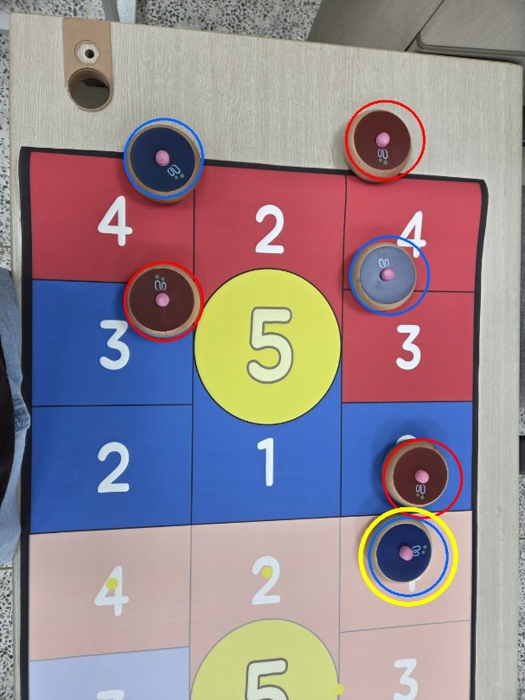
#> input picture app/sample/card0_1050.jpg, 1050 x 1400 px, found by its file name (shown at 1/2 size)
$ python debug_det.py ../app/sample/card0_1050.jpg
#> lines starting #> are read from the running program, lines starting #| are printed output that depends on the picture; after the words box and inside, x2 and y2 are one past the last pixel; in counts of white or black regions, pixels touching at a corner belong together
### model_002/terring_cv.py
# -*- coding: utf-8 -*-
"""
model_002: 고전 CV 기반 terring 점수 판정 파이프라인

이미지 → ① 보드(선명한 3x3) 검출: 색 마스크 → 모서리 라인 피팅 → 호모그래피 정면 보정
      → ② 스톤 검출: 분홍 꼭지 블롭 + 주변 원판 색(red/blue) 분류
      → ③ 기하 계산: 스톤 접촉원 vs 칸 경계/중앙 원 교차 → 닿은 칸 → max → 총점

보드 실제 구조 (실측 기반):
  좌열: 4(빨) / 3(파) / 2(파)  — 경계 h1L, h2L
  중열: 2(빨) 위 / 1(파) 아래  — 경계 hm, 그 위에 5 원이 얹힘
  우열: 4(빨) / 3(빨) / 2(파)  — 경계 h1R, h2R
기하 상수는 geo.json(캘리브레이션 산출물)이 있으면 그것을 사용.
"""
import json
import os
import cv2
import numpy as np

MODEL_DIR = os.path.dirname(os.path.abspath(__file__))
ROOT = os.path.dirname(MODEL_DIR)
IMG_DIR = os.path.join(ROOT, "data", "001~085 (08.16)")
DEBUG = os.path.join(MODEL_DIR, "debug")

BW, BH = 900, 900
MARGIN = 220

# 기하 상수 (0~1 비율, 보드 좌표계). calibrate.py가 geo.json으로 갱신
GEO = {
    "c1": 1 / 3, "c2": 2 / 3,          # 세로 칸 경계 x
    "h1L": 1 / 3, "h2L": 2 / 3,        # 좌열 가로 경계 y
    "h1R": 1 / 3, "h2R": 2 / 3,        # 우열 가로 경계 y
    "hm": 0.5,                         # 중열 2/1 경계 y
    "circle_cx": 0.5, "circle_cy": 0.5, "circle_r": 0.21,
    "stone_r_ratio": 0.078,            # 스톤 접촉원 반지름 / 보드 폭
    "base_offset": 0.25,               # 꼭지 중심 → 바닥 중심 보정 (스톤 반지름 배수, 이미지 아래 방향)
    "out_margin": None,                # 보드 밖 허용 범위(보드 폭 비율). None=끔. 라벨이 보드 밖
                                       # 스톤도 0점으로 기록하므로 기본은 끄는 게 맞음
    "knob_rim_min": 0.10,              # 꼭지 단독 검출을 인정할 최소 나무 테두리 비율
}
_geo_path = os.path.join(MODEL_DIR, "geo.json")
if os.path.exists(_geo_path):
    GEO.update(json.load(open(_geo_path, encoding="utf-8")))


# ---------- ① 보드 검출 ----------
# [79 lines left out: functions vivid_mask, find_board_quad, order_quad, intersect, get_homography, not called in this run]


# ---------- ② 스톤 검출 ----------
# 두 경로 병행:
#  (a) 분홍 꼭지 블롭 — 대부분의 스톤을 정확한 중심으로 잡음
#  (b) Hough 원 + 나무 림/꼭지 검증 — 조명에 색이 날아간 스톤도 원형 테두리로 잡음
def _annulus_px(hsv, x, y, r0, r1):
    Himg, W = hsv.shape[:2]
    x, y = int(x), int(y)
    r1i = int(np.ceil(r1))
    ys, xs = np.mgrid[max(0, y - r1i):min(Himg, y + r1i + 1),
                      max(0, x - r1i):min(W, x + r1i + 1)]
    d2 = (xs - x) ** 2 + (ys - y) ** 2
    sel = (d2 >= r0 * r0) & (d2 <= r1 * r1)
    return hsv[max(0, y - r1i):min(Himg, y + r1i + 1),
               max(0, x - r1i):min(W, x + r1i + 1)][sel]


def _color_vote(px, min_frac=0.22):
    """픽셀 집합에서 red/blue 판정 (색조 기반 — 밝기 무관)"""
    if len(px) < 40:
        return None
    Hc, Sc = px[:, 0].astype(int), px[:, 1].astype(int)
    red = (((Hc <= 8) | (Hc >= 160)) & (Sc > 55)).mean()
    blue = ((Hc >= 95) & (Hc <= 140) & (Sc > 40)).mean()
    if max(red, blue) < min_frac:
        return None
    return "red" if red > blue else "blue"


def _knob_blobs(hsv):
    H, S, V = hsv[..., 0], hsv[..., 1], hsv[..., 2]
    # 채도 상한이 핵심: 선명한 빨간 칸(S>=120)과 분홍 꼭지(S 40~90)를 가른다
    pink = ((H >= 140) & (H <= 176) & (S >= 25) & (S <= 110) & (V >= 165)).astype(np.uint8) * 255
    pink = cv2.morphologyEx(pink, cv2.MORPH_OPEN, np.ones((3, 3), np.uint8))
    pink = cv2.morphologyEx(pink, cv2.MORPH_CLOSE, np.ones((7, 7), np.uint8))
    n, _, stats, centroids = cv2.connectedComponentsWithStats(pink)
    out = []
    for i in range(1, n):
        area = stats[i, cv2.CC_STAT_AREA]
        w, h = stats[i, cv2.CC_STAT_WIDTH], stats[i, cv2.CC_STAT_HEIGHT]
        if not (80 <= area <= 2500):
            continue
        if max(w, h) > 60 or max(w, h) / max(1, min(w, h)) > 2.5:
            continue
        out.append((float(centroids[i][0]), float(centroids[i][1])))
    return out


def _wood_rim_frac(hsv, x, y, r):
    """스톤의 나무 테두리는 Hough 원 안쪽 가장자리(0.75~1.05r)에 있다"""
    px = _annulus_px(hsv, x, y, r * 0.75, r * 1.05)
    if len(px) < 40:
        return 0.0
    Hc, Sc, Vc = px[:, 0].astype(int), px[:, 1].astype(int), px[:, 2].astype(int)
    wood = ((Hc >= 9) & (Hc <= 32) & (Sc >= 30) & (Vc >= 80)).mean()
    return wood


# [13 lines left out: functions _dark_side_frac, _outside_board, not called in this run]


def find_stones(img, Hm=None, out_margin=None):
    """Hm(보드 호모그래피)을 주면 선명한 보드에서 out_margin 이상 떨어진 검출
    (파스텔 보드/바닥의 오검출)을 폐기한다. Hm=None이면 기존 동작 그대로."""
    hsv = cv2.cvtColor(img, cv2.COLOR_BGR2HSV)
    knobs = _knob_blobs(hsv)
    gray = cv2.medianBlur(cv2.cvtColor(img, cv2.COLOR_BGR2GRAY), 5)
    cc = cv2.HoughCircles(gray, cv2.HOUGH_GRADIENT, dp=1, minDist=85,
                          param1=110, param2=28, minRadius=48, maxRadius=82)
    circles = [] if cc is None else list(cc[0])

    stones = []          # (x, y, color)
    used_knob = [False] * len(knobs)

    def near_knob(x, y, r):
        for i, (kx, ky) in enumerate(knobs):
            if not used_knob[i] and (kx - x) ** 2 + (ky - y) ** 2 <= (0.65 * r) ** 2:
                return i
        return None

    # (b) Hough 원 경로
    for (cx, cy, r) in circles:
        ki = near_knob(cx, cy, r)
        rim = _wood_rim_frac(hsv, cx, cy, r)
        interior = _annulus_px(hsv, cx, cy, 0, r * 0.62)
        if ki is not None:
            # 꼭지+원이 겹치면 스톤 확정 → 색은 미약한 우세라도 인정 (조명 날림 대응)
            color = _color_vote(interior, min_frac=0.04)
            if color is None:
                color = classify_ring(hsv, knobs[ki][0], knobs[ki][1], min_frac=0.04)
        else:
            # 원만 있으면: (나무 링 + 색 근거) 또는 (매우 강한 색 + 측면 그림자).
            # 단, 내부가 나무색이면 장애물(기둥) 단면이므로 제외
            Hi = interior[:, 0].astype(int)
            Si = interior[:, 1].astype(int)
            wood_int = ((Hi >= 9) & (Hi <= 32) & (Si >= 30)).mean() if len(interior) else 1.0
            if wood_int > 0.35:
                continue
            strong = _color_vote(interior, min_frac=0.55)
            bright = float(np.median(interior[:, 2])) >= 90 if len(interior) else False
            if rim >= 0.20:
                color = _color_vote(interior, min_frac=0.25)
            elif strong is not None and (strong == "blue" or bright) and \
                    _dark_side_frac(hsv, cx, cy, r) >= 0.08:
                # 강한 색 근거 경로 — 어두운 기둥 단면과 혼동되는 건 빨강뿐이므로
                # 빨강은 밝기(조명 날림) 조건을 추가로 요구
                color = strong
            elif rim >= 0.10 and _color_vote(interior, min_frac=0.70) is not None:
                # 나무 링이 어느 정도 보이고 내부 색이 압도적이면 스톤
                # (기둥 단면은 링이 없어 rim≈0)
                color = _color_vote(interior, min_frac=0.70)
            else:
                continue
        if color is None:
            continue
        if ki is not None:
            used_knob[ki] = True
            cx, cy = knobs[ki]  # 꼭지 중심이 더 정확
        stones.append((float(cx), float(cy), color))

    # (a) 남은 꼭지 경로 (Hough가 놓친 스톤)
    # 넓은 프레이밍에서는 파스텔 보드의 장식 점이 꼭지로 잡히므로 나무 테두리를 요구한다.
    # 진짜 스톤 0.20~0.35 vs 오검출 0.00~0.03으로 확실히 갈린다.
    rim_min = GEO["knob_rim_min"]
    Himg, Wimg = hsv.shape[:2]
    for i, (kx, ky) in enumerate(knobs):
        if used_knob[i]:
            continue
        color = classify_ring(hsv, kx, ky)
        if not color:
            continue
        # 프레임에 잘린 스톤은 테두리 고리가 화면 밖이라 rim이 0 → 이때는 검사를 면제
        clipped = (kx < 68 or ky < 68 or kx > Wimg - 68 or ky > Himg - 68)
        if clipped or _wood_rim_frac(hsv, kx, ky, 65) >= rim_min:
            stones.append((kx, ky, color))

    # 중복 제거 (실제 스톤 간 최소 중심 거리는 지름 ~130px → 105px 이내는 같은 스톤)
    dedup = []
    for s in stones:
        if all((s[0] - t[0]) ** 2 + (s[1] - t[1]) ** 2 > 105 ** 2 for t in dedup):
            dedup.append(s)

    if Hm is not None:
        m = GEO["out_margin"] if out_margin is None else out_margin
        if m is not None:
            dedup = [t for t in dedup if not _outside_board(t[0], t[1], Hm, m)]
    return dedup


# [29 lines left out: function silhouette_bottom, not called in this run]


def classify_ring(hsv, x, y, r_in=20, r_out=55, min_frac=0.22):
    """꼭지 주변 고리 색으로 판정"""
    return _color_vote(_annulus_px(hsv, int(x), int(y), r_in, r_out), min_frac)


# [48 lines left out: functions _border_stones, _cell_rects, not called in this run]


def circle_rect_nearest(cx, cy, x0, y0, x1, y1):
    return min(max(cx, x0), x1), min(max(cy, y0), y1)


# [97 lines left out: functions touched_cells, process_image, estimate_stone_radius_img, visualize, not called in this run]


# [10 lines that do not run on import are left out]

### model_002/debug_det.py
# -*- coding: utf-8 -*-
"""검출 후보 오버레이: Hough 원(초록=채택 경로 후보), 꼭지(십자), 최종 스톤(굵은 원)"""
import os
import sys
import cv2
import terring_cv as tc

for name in sys.argv[1:]:
    img = cv2.imread(os.path.join(tc.IMG_DIR, name))
#> img is the input picture: shape (1400, 1050, 3); mean B, G, R 142.2, 135, 148.5
    hsv = cv2.cvtColor(img, cv2.COLOR_BGR2HSV)
#> hsv: shape (1400, 1050, 3); mean H, S, V 77, 84.6, 173.2
    gray = cv2.medianBlur(cv2.cvtColor(img, cv2.COLOR_BGR2GRAY), 5)
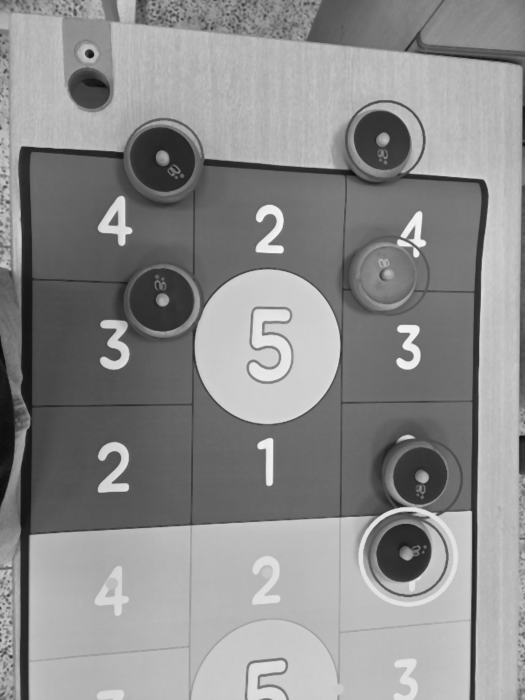
#> gray: shape (1400, 1050) (shown at 1/2 size); min 8, max 245, mean 140
    cc = cv2.HoughCircles(gray, cv2.HOUGH_GRADIENT, dp=1, minDist=85,
                          param1=110, param2=28, minRadius=48, maxRadius=82)
#> cc = [[816.5, 1113.5, 75.2], [769.5, 279.5, 80.3], [327.5, 316.5, 80.3], [831.5, 952.5, 62.6], [326.5, 602.5, 72.4], [764.5, 552.5, 68.2], [535.5, 710.5, 51.3]]
    vis = img.copy()
    knobs = tc._knob_blobs(hsv)
#> in _knob_blobs, `pink = cv2.morphologyEx(pink, cv2.MORPH_OPEN, np.ones((3, 3), np.uint8))`:
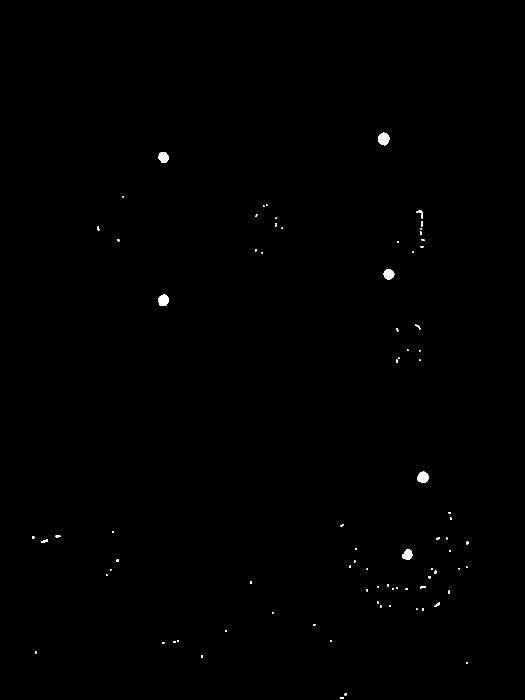
#> pink: shape (1400, 1050) (shown at 1/2 size); 0.25% white; 85 white regions (56 under 20 px), largest, box (x1, y1, x2, y2) and area: (756, 265, 779, 291) 448, (835, 943, 857, 966) 402, (317, 588, 338, 612) 386
#> in _knob_blobs, `n, _, stats, centroids = cv2.connectedComponentsWithStats(pink)`: n = 77; stats = 77 rows, first 6: [0, 0, 1050, 1400, 1466281], [756, 265, 23, 26, 450], [316, 304, 21, 22, 352], [245, 392, 3, 3, 9], [526, 409, 9, 5, 21], [833, 421, 13, 49, 167]; centroids = 77 pairs, first value 66 to 934.1, second value 277.6 to 1396.5
#> the loop in _knob_blobs, `for i in range(1, n):` made 76 passes
#> (area, w, h) on passes 1, 2, 4, 5, 8, 9, 18, 19: (450, 23, 26), (352, 21, 22), (21, 9, 5), (167, 13, 49), (20, 4, 7), (26, 4, 8), (344, 22, 20), (386, 21, 24)
#> after the loop in _knob_blobs, `for i in range(1, n):`: out = [(767, 277.6), (326.5, 314.3), (777.3, 548.2), (326.7, 600.2), (845.7, 954.4), (814.6, 1109)]
#> knobs has the same summary as out in _knob_blobs
    for kx, ky in knobs:
        cv2.drawMarker(vis, (int(kx), int(ky)), (255, 0, 255), cv2.MARKER_CROSS, 34, 4)
#> this loop made 6 passes
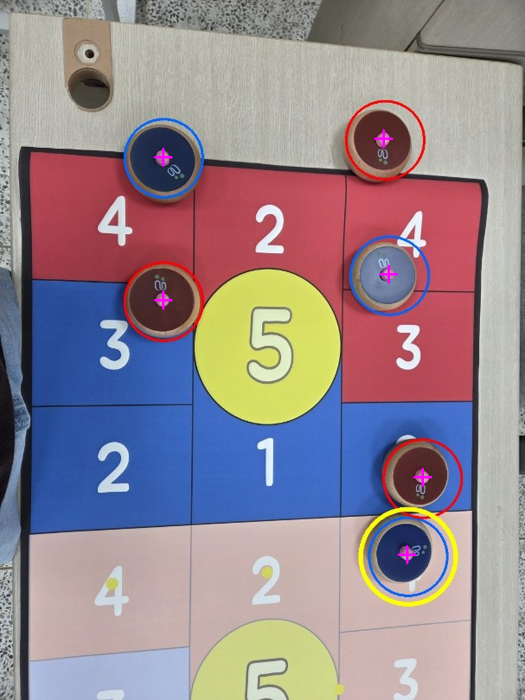
#> vis: shape (1400, 1050, 3) (shown at 1/2 size); 0.14% of pixels changed, all inside (x1, y1, x2, y2) = (307, 258, 865, 1129)
    if cc is not None:
        for (cx, cy, r) in cc[0]:
            rim = tc._wood_rim_frac(hsv, cx, cy, r)
            col = tc._color_vote(tc._annulus_px(hsv, cx, cy, 0, r * 0.62), 0.04)
            cv2.circle(vis, (int(cx), int(cy)), int(r), (0, 255, 255), 2)
            lab = f"{rim:.2f}" + (col[0] if col else "-")
            cv2.putText(vis, lab, (int(cx) - 35, int(cy) - int(r) - 6), 0, 0.7, (0, 255, 255), 2)
#> this loop made 7 passes
#> (cx, cy, r, wood in _wood_rim_frac, rim) on passes 1 to 6: (816.5, 1113.5, 75.2, 0.158, 0.158), (769.5, 279.5, 80.3, 0.258, 0.258), (327.5, 316.5, 80.3, 0.215, 0.215), (831.5, 952.5, 62.6, 0.32, 0.32), (326.5, 602.5, 72.4, 0.279, 0.279), (764.5, 552.5, 68.2, 0.235, 0.235)
#> pass 1, in _annulus_px, `sel = (d2 >= r0 * r0) & (d2 <= r1 * r1)`:
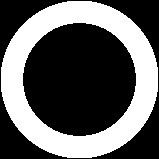
#> sel: shape (159, 159) bool; 37.9% white; 1 white region, box (x1, y1, x2, y2) and area: (1, 1, 158, 158) 9576
#> after the loop:
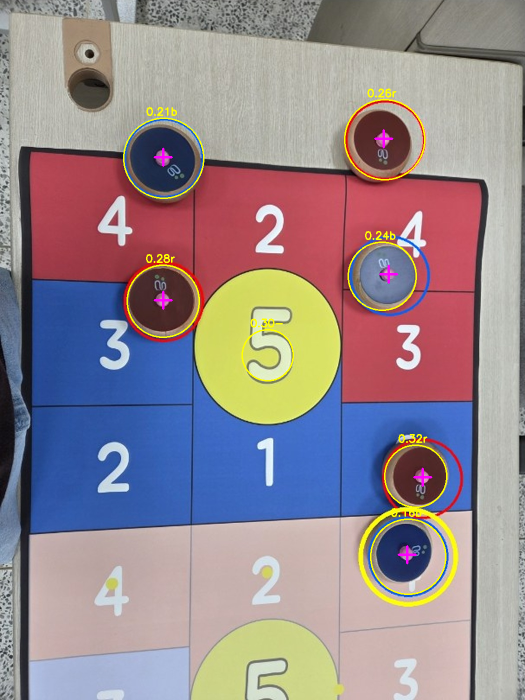
#> vis: shape (1400, 1050, 3) (shown at 1/2 size); 0.83% of pixels changed, all inside (x1, y1, x2, y2) = (246, 177, 895, 1190)
    stones = tc.find_stones(img)
#> the loop in _knob_blobs (call 2), `for i in range(1, n):` made 76 passes
#> in find_stones, `circles = [] if cc is None else list(cc[0])`: circles has the same summary as cc outside find_stones
#> in find_stones, `used_knob = [False] * len(knobs)`: used_knob = [False, False, False, False, False, False]
#> the loop in find_stones, `for (cx, cy, r) in circles:` made 7 passes
#> (r, ki, wood in _wood_rim_frac) on passes 1 to 6: (75.2, 5, 0.158), (80.3, 0, 0.258), (80.3, 1, 0.215), (62.6, 4, 0.32), (72.4, 3, 0.279), (68.2, 2, 0.235)
#> pass 1, in _annulus_px (call 16), `ys, xs = np.mgrid[max(0, y - r1i):min(Himg, y + r1i + 1), max(0, x - r..`:
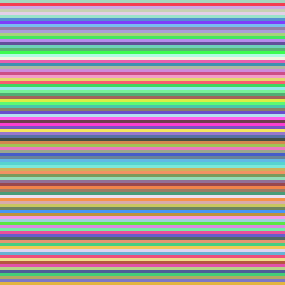
#> ys: shape (95, 95) int64 (shown 3 times larger); 95 distinct labels, from 1066 to 1160; one colour per label, 0 black
#> pass 1, in _annulus_px (call 16), `sel = (d2 >= r0 * r0) & (d2 <= r1 * r1)`:
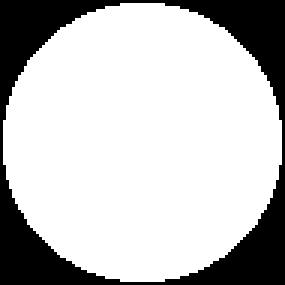
#> sel: shape (95, 95) bool (shown 3 times larger); 75.7% white; 1 black region, box (x1, y1, x2, y2) and area: (0, 0, 95, 95) 2192
#> after the loop in find_stones, `for (cx, cy, r) in circles:`: stones = [(814.6, 1109, 'blue'), (767, 277.6, 'red'), (326.5, 314.3, 'blue'), (845.7, 954.4, 'red'), (326.7, 600.2, 'red'), (777.3, 548.2, 'blue')]; used_knob = [True, True, True, True, True, True]
#> the loop in find_stones, `for i, (kx, ky) in enumerate(knobs):` made 6 passes
#> the loop in find_stones, `for s in stones:` made 6 passes
#> after the loop in find_stones, `for s in stones:`: dedup has the same summary as stones
    for (x, y, color) in stones:
        c = (0, 0, 255) if color == "red" else (255, 120, 0)
        cv2.circle(vis, (int(x), int(y)), 66, c, 4)
#> this loop made 6 passes
#> (x, y, color, c) on passes 1 to 6: (814.6, 1109, 'blue', (255, 120, 0)), (767, 277.6, 'red', (0, 0, 255)), (326.5, 314.3, 'blue', (255, 120, 0)), (845.7, 954.4, 'red', (0, 0, 255)), (326.7, 600.2, 'red', (0, 0, 255)), (777.3, 548.2, 'blue', (255, 120, 0))
    cv2.imwrite(os.path.join(tc.DEBUG, "det_" + name), vis)
    print(name, "hough:", 0 if cc is None else len(cc[0]), "knobs:", len(knobs),
          "stones:", len(stones))
#| ../app/sample/card0_1050.jpg hough: 7 knobs: 6 stones: 6

$ run again, on app/sample/card2_1050.jpg
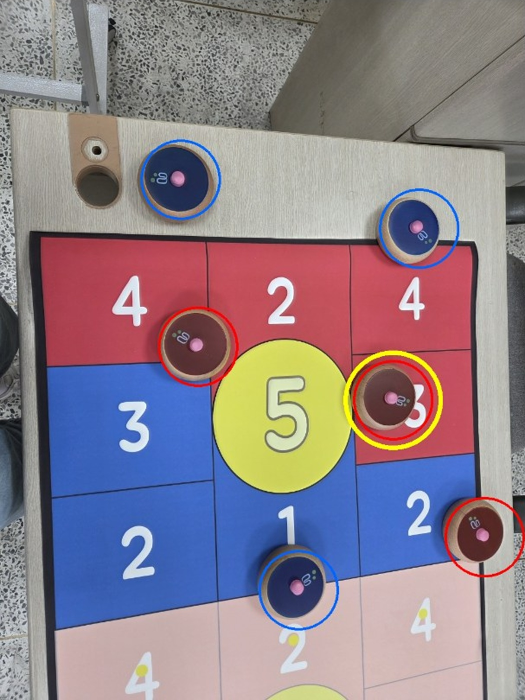
#> input picture app/sample/card2_1050.jpg, 1050 x 1400 px, found by its file name (shown at 1/2 size)
#> img is the input picture: shape (1400, 1050, 3); mean B, G, R 138.2, 128.6, 141.4
#> hsv: shape (1400, 1050, 3); mean H, S, V 76.9, 77.9, 165.9
#> `cc = cv2.HoughCircles(gray, cv2.HOUGH_GRADIENT, dp=1, minDist=85, para..`: cc = [[837.5, 456.5, 75.5], [390.5, 687.5, 62.3], [786.5, 800.5, 75.7], [968.5, 1074.5, 75.6], [355.5, 361.5, 81.4], [596.5, 1178.5, 81.4], [430.5, 124.5, 80.3], [310.5, 97.5, 80.3], [525.5, 88.5, 74.8], [566.5, 855.5, 49.6]]
#> in _knob_blobs, `pink = cv2.morphologyEx(pink, cv2.MORPH_OPEN, np.ones((3, 3), np.uint8))`:
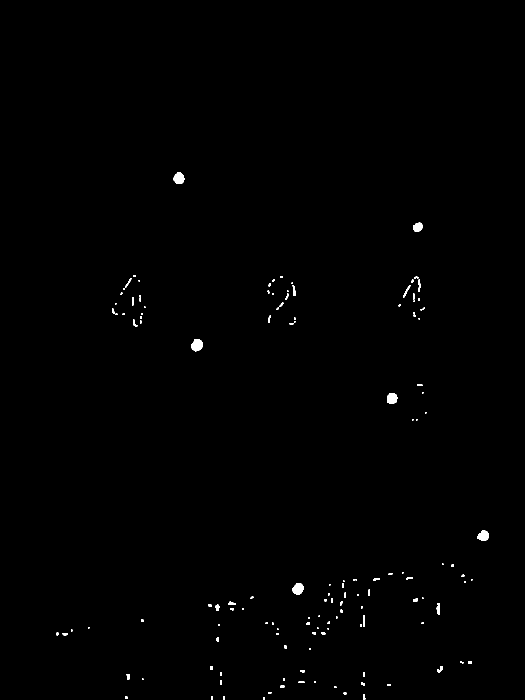
#> pink: shape (1400, 1050) (shown at 1/2 size); 0.4% white; 137 white regions (64 under 20 px), largest, box (x1, y1, x2, y2) and area: (382, 678, 406, 703) 440, (585, 1166, 607, 1189) 394, (347, 345, 369, 368) 393
#> n = 123; stats = 123 rows, first 6: [0, 0, 1050, 1400, 1463997], [347, 345, 22, 23, 393], [826, 445, 19, 19, 278], [266, 551, 6, 3, 18], [560, 553, 6, 3, 18], [828, 553, 9, 5, 39]; centroids = 123 pairs, first value 114.4 to 966.3, second value 356.4 to 1396.5
#> the loop in _knob_blobs, `for i in range(1, n):` made 122 passes
#> (area, w, h) on passes 1, 2, 5, 6, 7, 8, 9, 11: (393, 22, 23), (278, 19, 19), (39, 9, 5), (68, 13, 19), (22, 6, 5), (26, 5, 7), (84, 4, 25), (105, 8, 27)
#> after the loop in _knob_blobs, `for i in range(1, n):`: out = [(357.6, 356.4), (835.3, 454.1), (812.9, 582), (393.7, 690), (783.8, 796.4), (966.3, 1071.4), (595.8, 1177.3), (434.5, 1214.8), (879.9, 1338.6)]
#> knobs has the same summary as out in _knob_blobs
#> the loop `for kx, ky in knobs:` made 9 passes
#> the loop `for (cx, cy, r) in cc[0]:` made 10 passes
#> (cx, cy, r, wood in _wood_rim_frac, rim) on passes 1 to 6: (837.5, 456.5, 75.5, 0.19, 0.19), (390.5, 687.5, 62.3, 0.145, 0.145), (786.5, 800.5, 75.7, 0.184, 0.184), (968.5, 1074.5, 75.6, 0.212, 0.212), (355.5, 361.5, 81.4, 0.271, 0.271), (596.5, 1178.5, 81.4, 0.135, 0.135)
#> the loop in _knob_blobs (call 2), `for i in range(1, n):` made 122 passes
#> circles has the same summary as cc outside find_stones
#> in find_stones, `used_knob = [False] * len(knobs)`: used_knob = [False, False, False, False, False, False, False, False, False]
#> the loop in find_stones, `for (cx, cy, r) in circles:` made 10 passes
#> (r, ki, wood in _wood_rim_frac) on passes 1 to 6: (75.5, 1, 0.19), (62.3, 3, 0.145), (75.7, 4, 0.184), (75.6, 5, 0.212), (81.4, 0, 0.271), (81.4, 6, 0.135)
#> after the loop in find_stones, `for (cx, cy, r) in circles:`: stones = [(835.3, 454.1, 'blue'), (393.7, 690, 'red'), (783.8, 796.4, 'red'), (966.3, 1071.4, 'red'), (357.6, 356.4, 'blue'), (595.8, 1177.3, 'blue')]; used_knob = [True, True, False, True, True, True, True, False, False]
#> the loop in find_stones, `for i, (kx, ky) in enumerate(knobs):` made 9 passes
#> pass 3, in _annulus_px (call 41), `sel = (d2 >= r0 * r0) & (d2 <= r1 * r1)`:
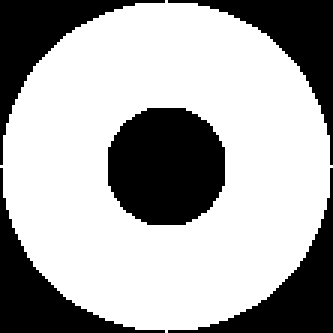
#> sel: shape (111, 111) bool (shown 3 times larger); 66.8% white; 5 black regions, box (x1, y1, x2, y2) and area: (36, 36, 75, 75) 1245, (0, 0, 55, 55) 711, (56, 0, 111, 55) 711, (0, 56, 55, 111) 711, (56, 56, 111, 111) 711
#> the loop in find_stones, `for s in stones:` made 6 passes
#> the loop `for (x, y, color) in stones:` made 6 passes
#| ../app/sample/card2_1050.jpg hough: 10 knobs: 9 stones: 6
